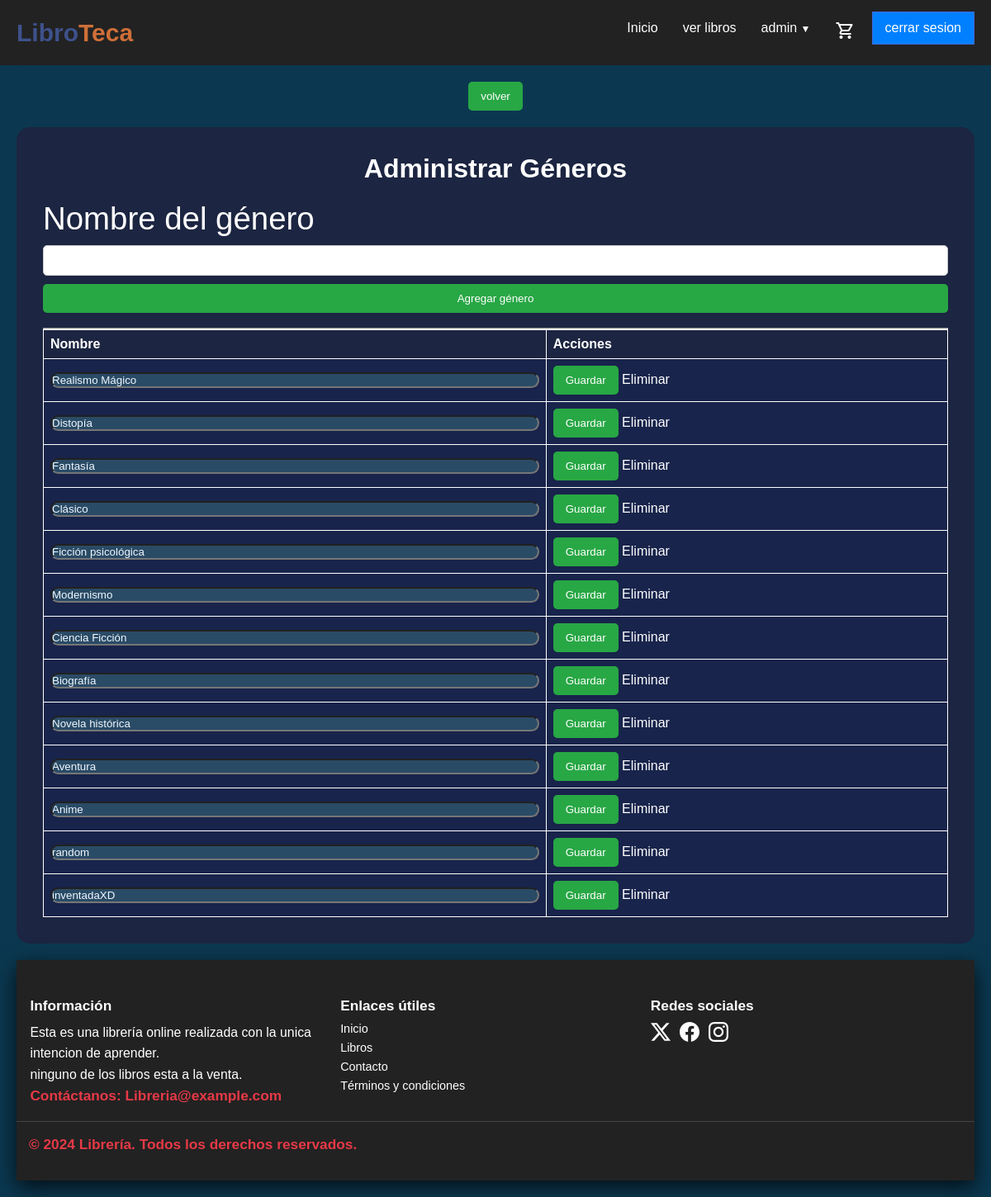
Page /agregargenero (signed in) on the committed database.
### models/controladordatabase.py (models this page shows, shortened)
class Genero(db.Model):
    __tablename__ = 'Generos'
    id = db.Column(db.Integer, primary_key=True)
    nombre = db.Column(db.String(100), nullable=False)
    libros = db.relationship('Libros', backref='genero', lazy=True)

### routes/libros.py (the view, shortened to what this page needs)
@libros.route('/agregargenero', methods=['GET', 'POST'])
@admin_required
def agregar_genero():
    generos = Genero.query.all()
    return render_template('libros/agregar_genero.html', generos=generos)

### routes/login.py (called while the page is built)
def admin_required(f):
    @wraps(f)
    def decorated_function(*args, **kwargs):
        if "nombre" not in session:
            flash("Acceso denegado: Debes iniciar sesión.")
            return redirect(url_for('user.index_login'))
        if session.get('rol') != 'admin':
            flash("Acceso denegado: Se requiere rol de administrador.")
            return redirect(url_for('libros.bienvenida'))
        return f(*args, **kwargs)
    return decorated_function

### templates/libros/agregar_genero.html
{% extends 'layout.html' %}
{% block content %}
<button onclick="window.history.back()">volver</button>
<div class="container">
    <h1>Administrar Géneros</h1>
    <form action="{{ url_for('libros.agregar_genero') }}" method="post">
        <label for="nombre_genero">Nombre del género</label>
        <input type="text" name="nombre_genero" class="input_field" required>
        <button type="submit" class="btn_log">Agregar género</button>
    </form><br>
    <hr>
    <table class="table">
        <thead>
            <tr>
                <th>Nombre</th>
                <th>Acciones</th>
            </tr>
        </thead>
        <tbody>
            {% for genero in generos %}
            <tr>
                <form action="{{ url_for('libros.editar_genero', id=genero.id) }}" method="post">
                    <td>
                        <input style="border-radius: 30px; width: 100%; height: 100%; background-color: #2a4b66; color: aliceblue;" type="text" name="nombre_genero" value="{{ genero.nombre }}" class="input_field" required>
                    </td>
                    <td>
                        <button type="submit" class="btn_log">Guardar</button>
                        <a href="{{ url_for('libros.eliminar_genero', id=genero.id) }}" class="btn_delete" onclick="return confirm('¿Estás seguro de eliminar este género?');">Eliminar</a>
                    </td>
                </form>
            </tr>
            {% endfor %}
        </tbody>
    </table>
</div>
{% endblock %}

### static/css/tabla.css (style rules this page uses)
table { margin: 0 0 0 0; width: 100%; border-collapse: collapse; }
th, td { border: 1px solid #ffffff; padding: 8px; text-align: left; color: #ffffff; background-color: #18244b; }
th { background-color: var(--color-azul-marino); }
.container { max-width: 1200px; padding: 2rem; border-radius: 1rem; width: 100%; }
h1 { font-size: 2rem; color: #fff; }

### static/css/navbar.css (style rules this page uses)
* { box-sizing: border-box; padding: 0; margin: 0; }
body { font-family: sans-serif; font-size: 16px; }
a { color: white; text-decoration: none; }

### static/css/login.css (style rules this page uses)
:root { --color-azul: #0b3850; --color-azul-marino: #1C2541; --color-gris-claro: #E0E0E0; --color-blanco: #FFFFFF; --color-gris-oscuro: #333333; --color-naranja: #F4A261; --color-naranja-oscuro: #cf6f37; --primary: 237, 94%, 81%; --background: 266, 16%, 92%; --background-secondary: 256, 12%, 12%; --background-secondary-dark: 256, 10%, 10%; --background-secondary-light: 257, 11%, 16%; --text-primary: 0, 0%, 0%; --black: 0, 0%, 0%; --white: 0, 0%, 100%; --quite-gray: 0, 0%, 50%; --grooble: 10, 28%, 93%; --heading-large: 5.6rem; --heading-medium: 3.6rem; --heading-small: 2.4rem; --paragraph: 1.11rem; --navbar-buttons: 2.4rem; --transition-main: .175, .685, .32; --font-main: "Poppins"; }

### static/css/detalles.css (style rules this page uses)
* { margin: 0; padding: 0; box-sizing: border-box; }
a { user-select: none; outline: none; }
label { color: #ffffff; font-size: var(--heading-small); }
body { background-color: var(--color-azul); }
main#main h1 { font-size: 2em; margin-bottom: 10px; color: #ffffff; text-align: center; }
button { background-color: #4c00ff; border: none; padding: 10px 20px; border-radius: 10px; cursor: pointer; color: white; }

### static/css/carousel.css (style rules this page uses)
form { margin-top: 20px; display: flex; flex-direction: column; gap: 10px; }
form input, form textarea { padding: 10px; border: 1px solid #ccc; border-radius: 5px; }
button { background-color: #28a745; color: white; padding: 10px 15px; border: none; border-radius: 5px; cursor: pointer; }
.container { background-color: var(--color-azul-marino); }

### rows in the picture
Genero: nombre_genero "Realismo Mágico"
Genero: nombre_genero "Distopía"
Genero: nombre_genero "Fantasía"
Genero: nombre_genero "Clásico"
Genero: nombre_genero "Ficción psicológica"
Genero: nombre_genero "Modernismo"
Genero: nombre_genero "Ciencia Ficción"
Genero: nombre_genero "Biografía"
Genero: nombre_genero "Novela histórica"
Genero: nombre_genero "Aventura"
Genero: nombre_genero "Anime"
Genero: nombre_genero "random"
Genero: nombre_genero "inventadaXD"
